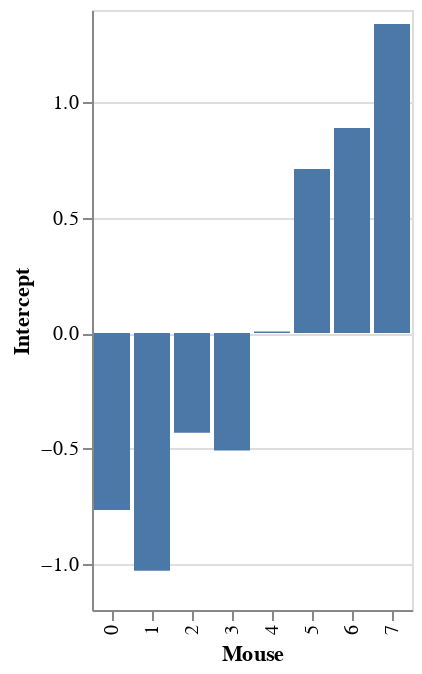

The notebook cell saved with this chart:
### Code cell
intercepts=bw.trace.a_subject.mean(['chain','draw']).to_dataframe().reset_index()
import altair as alt 
chart1=alt.Chart(intercepts).mark_bar().encode(
    x=alt.X('a_subject_dim_0:O',title='Mouse'),
    y=alt.Y('a_subject', title='Intercept')
)
chart1

### Figure 1 — Vega-Lite specification as saved in the notebook (floating-point values rounded to 4 significant figures)
{"config": {"view": {"continuousWidth": 400, "continuousHeight": 300}}, "data": {"name": "data-e39f80ef4dde9249182779c7db6ba283"}, "mark": "bar", "encoding": {"x": {"type": "ordinal", "field": "a_subject_dim_0", "title": "Mouse"}, "y": {"type": "quantitative", "field": "a_subject", "title": "Intercept"}}, "$schema": "https://vega.github.io/schema/vega-lite/v4.8.1.json", "datasets": {"data-e39f80ef4dde9249182779c7db6ba283": [{"a_subject_dim_0": 0, "a_subject": -0.7665}, {"a_subject_dim_0": 1, "a_subject": -1.03}, {"a_subject_dim_0": 2, "a_subject": -0.4315}, {"a_subject_dim_0": 3, "a_subject": -0.5085}, {"a_subject_dim_0": 4, "a_subject": 0.006443}, {"a_subject_dim_0": 5, "a_subject": 0.7105}, {"a_subject_dim_0": 6, "a_subject": 0.8885}, {"a_subject_dim_0": 7, "a_subject": 1.34}]}}
